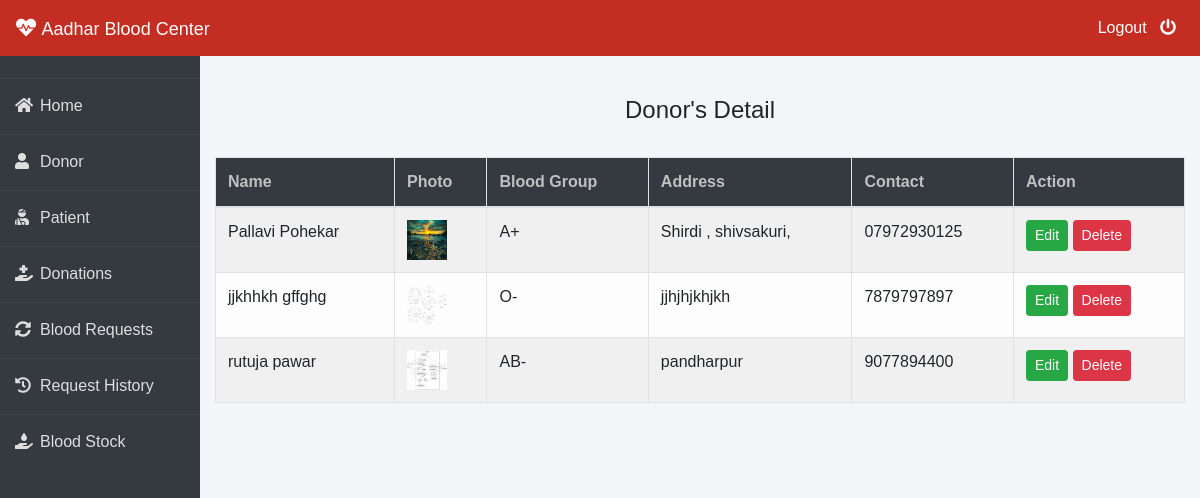
Page /admin-donor (signed in) on the earlier database version.
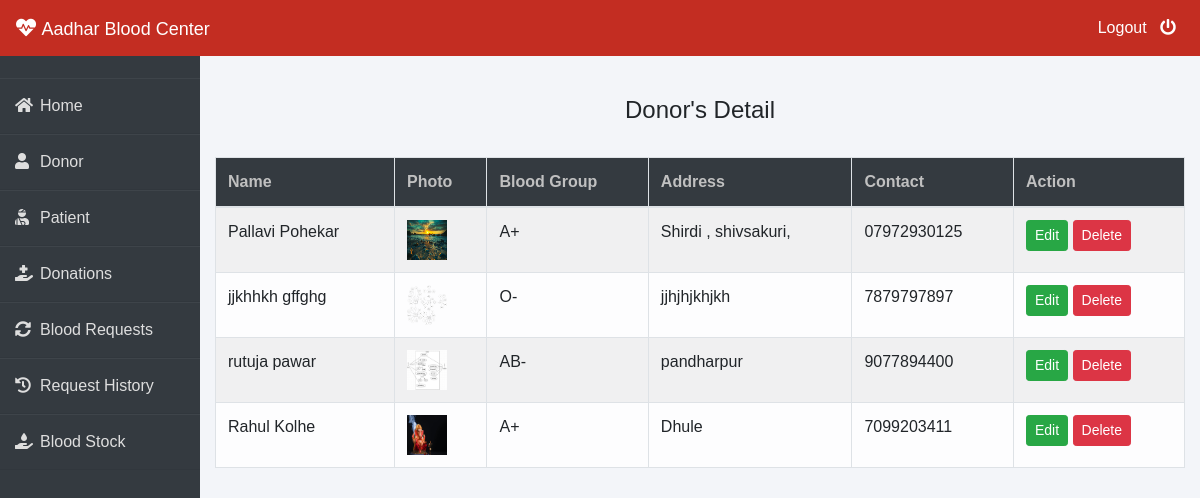
Same page on the later database version.
### donor/models.py (models this page shows, shortened)
class Donor(models.Model):
    user=models.OneToOneField(User,on_delete=models.CASCADE)
    profile_pic= models.ImageField(upload_to='profile_pic/Donor/',null=True,blank=True)
    bloodgroup=models.CharField(max_length=10)
    address = models.CharField(max_length=40)
    mobile = models.CharField(max_length=20,null=False)
    @property
    def get_name(self):
        return self.user.first_name+" "+self.user.last_name

### blood/views.py (the view)
# urls.py: path('admin-donor', views.admin_donor_view,name='admin-donor'),
@login_required(login_url='adminlogin')
def admin_donor_view(request):
    donors=dmodels.Donor.objects.all()
    return render(request,'blood/admin_donor.html',{'donors':donors})

### templates/blood/admin_donor.html
{% extends 'blood/adminbase.html' %}
{% block content %}
{% load widget_tweaks %}
{%load static%}
<br><br>
<div class="container">
    <H4 class="text-center">Donor's Detail</H4><br>
    <table class="table table-light table-hover table-bordered table-striped">
        <thead class="bg-dark">
            <tr>
                <th scope="col" style="color: rgb(192, 192, 192);">Name</th>
                <th scope="col" style="color: rgb(192, 192, 192);">Photo</th>
                <th scope="col" style="color: rgb(192, 192, 192);">Blood Group</th>
                <th scope="col" style="color: rgb(192, 192, 192);">Address</th>
                <th scope="col" style="color: rgb(192, 192, 192);">Contact</th>
                <th style="color: rgb(192, 192, 192);">Action</th>
            </tr>
        </thead>
        <tbody>
            {% for t in donors %}
            <tr>
                <td> {{t.get_name}}</td>
                <td> <img src="{% static t.profile_pic.url %}" alt="Profile Pic" height="40px" width="40px" /></td>
                <td>{{t.bloodgroup}}</td>
                <td>{{t.address}}</td>
                <td>{{t.mobile}}</td>
                <td>
                    <button class="btn btn-success btn-sm"><a  style="text-decoration: none;color: white;" href="{% url 'update-donor' t.id  %}">Edit</a> </button>
                    <button class="btn btn-danger btn-sm"><a  style="text-decoration: none;color: white;" href="{% url 'delete-donor' t.id  %}">Delete</a> </button>
                </td>
            </tr>
            {% endfor %}
        </tbody>
    </table>
</div>
{% endblock content %}

Differences in the rows shown:
added Donor: get_name "Rahul Kolhe", profile_pic (picture), bloodgroup "A+", address "Dhule", mobile "7099203411"
